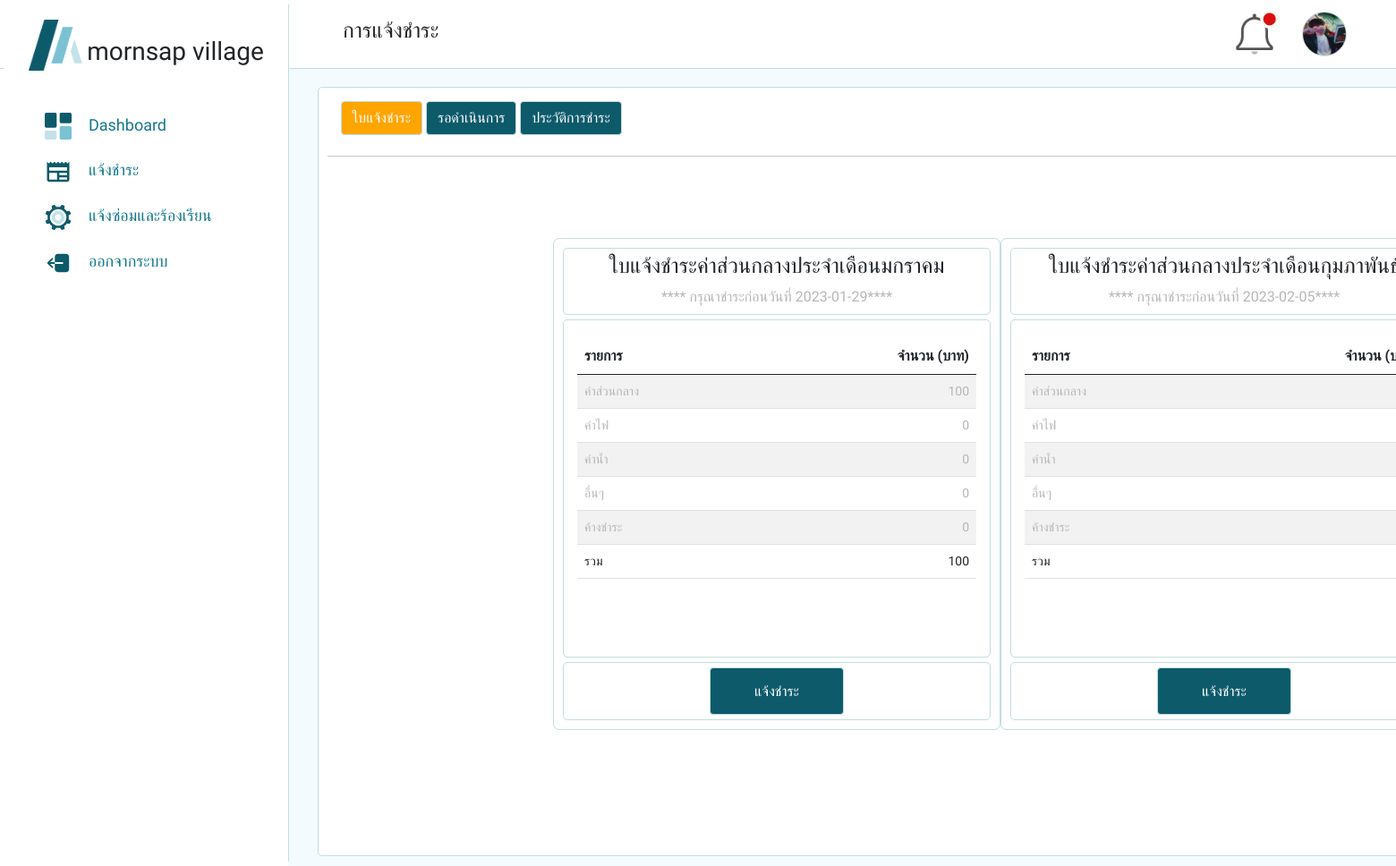
Page /views/v_payment.php?title=payment (signed in) on the committed database.
### tables this page shows
CREATE TABLE `villagers` (
  `villager_id` int(11) NOT NULL,
  `villager_fname` varchar(50) NOT NULL,
  `villager_lname` varchar(30) NOT NULL,
  `villager_housenum` varchar(10) NOT NULL,
  `villager_tel` varchar(12) NOT NULL,
  `add_date` timestamp NOT NULL DEFAULT current_timestamp() ON UPDATE current_timestamp(),
  `role_id` int(2) NOT NULL,
  `username` varchar(50) NOT NULL,
  `password` varchar(50) NOT NULL,
  `img_profile` varchar(255) NOT NULL
);

CREATE TABLE `invoice` (
  `invoice_id` int(11) NOT NULL,
  `villager_id` int(5) NOT NULL,
  `month` int(5) NOT NULL,
  `invoice_cmf` int(5) NOT NULL,
  `elect_bill` int(5) NOT NULL,
  `water_bill` int(5) NOT NULL,
  `another_bill` int(5) NOT NULL,
  `invoice_overdue` int(5) NOT NULL,
  `total_amount` int(5) NOT NULL,
  `date_start` date NOT NULL,
  `date_end` date NOT NULL,
  `status_pay` int(2) NOT NULL DEFAULT 1,
  `img_slip` varchar(250) NOT NULL,
  `pay_amount` int(5) NOT NULL,
  `date_pay` datetime NOT NULL
);

### components/template_vlg.php (called while the page is built)
<?php
require_once '../components/sidebar_vlg.php';
require_once '../components/navbar_v2.php';
?>

### config/connect.php (called while the page is built, shortened)
<?php
$host ="localhost";
$username="root";
$password = "";
$db = "amornsap_village";
$dsn = "mysql:host=$host;dbname=$db;charset=utf8";
try {
    $pdo = new PDO($dsn,$username,$password);
}catch(PDOException $e){
    echo $e->getMessage();
}
require_once"controller.php";
$controller = new Controller($pdo);
?>

### components/check_villager.php (called while the page is built)
<?php
require_once "../config/connect.php";
if(!isset($_SESSION["villagers_id"])){
    header("Location:..\login.php");
}else{
    $id=$_SESSION["villagers_id"];
    $vlg=$controller->getVillagerProfile($id);
}
?>

### views/v_payment.php (the view, shortened to what this page needs)
<?php
    require_once"../components/check_villager.php";
    require_once"../config/connect.php";
    $invoiceVlg = $controller->getInvoice($id);
?>
<!DOCTYPE html>
<html lang="en">
<head>
    <link href="https://cdn.jsdelivr.net/npm/bootstrap@5.0.2/dist/css/bootstrap.min.css" rel="stylesheet">
    <link rel="stylesheet" href="https://cdn.jsdelivr.net/npm/bootstrap-icons@1.10.3/font/bootstrap-icons.css">
    <link rel="stylesheet" href="https://cdn.datatables.net/1.10.13/css/jquery.dataTables.min.css">
    <link rel="stylesheet" href="../css/vlg_payment.css?<?php echo time(); ?>">
</head>
<body>
    <?php
        require_once '../components/template_vlg.php';
    ?>
    <div class="main-container">
        <div class="vlg_payment">
            <div class="pay_header">
                <div class="pay_btn">
                    <div class="pay_left">
                        <button class="btn tablink" onclick="openPayment_v('re_pay', this, 'orange')" id="defaultOpen">ใบแจ้งชำระ</button>
                        <button class="btn tablink" onclick="openPayment_v('table-waiting', this, 'orange')">รอดำเนินการ</button>
                        <button class="btn tablink" onclick="openPayment_v('table-history', this, 'orange')">ประวัติการชำระ</button>
                    </div>
                </div>
            </div>
            <div id="re_pay" class="tabContent">
                <hr>
                <div class="pay_content">
                    <?php foreach($invoiceVlg as $key){  ?>
                    <div class="pay_box">
                        <div class="p_box pay_box1">
                            <h4 class="text-center">ใบแจ้งชำระค่าส่วนกลางประจำเดือน<?php echo $controller->checkMonth($key['month']);?></h4>
                            <p class="text-center">**** กรุณาชำระก่อนวันที่ <?php echo $key['date_end']  ?>****</p>
                        </div>
                        <div class="p_box pay_box2">
                            <div class="pay_table">
                                <table class="table table-striped">
                                    <thead>
                                        <tr>
                                        <th scope="col">รายการ</th>
                                        <th scope="col" class="text-end">จำนวน (บาท)</th>
                                        </tr>
                                    </thead>
                                    <tbody>
                                        <tr>
                                            <td class="prg">ค่าส่วนกลาง</td>
                                            <td class="text-end prg"><?php echo $key['invoice_cmf'] ?></td>
                                        </tr>
                                        <tr>
                                            <td class="prg">ค่าไฟ</td>
                                            <td class="text-end prg"><?php echo $key['elect_bill'] ?></td>
                                        </tr>
                                        <tr>
                                            <td class="prg">ค่าน้ำ</td>
                                            <td class="text-end prg"><?php echo $key['water_bill'] ?></td>
                                        </tr>
                                        <tr>
                                            <td class="prg">อื่นๆ</td>
                                            <td class="text-end prg"><?php echo $key['another_bill'] ?></td>
                                        </tr>
                                        <tr>
                                            <td class="prg">ค้างชำระ</td>
                                            <td class="text-end prg"><?php echo $key['invoice_overdue'] ?></td>
                                        </tr>
                                        <tr>
                                            <td scope="col">รวม</td>
                                            <td scope="col" class="text-end "><?php echo $key['total_amount'] ?></td>
                                        </tr>
                                    </tbody>
                                </table>
                            </div>
                        </div>
                        <div class="p_box pay_box3">
                            <button class="btn btn-sendTP btn-success" data-bs-toggle="modal" data-bs-target="#vlg_pay_step1_modal">แจ้งชำระ</button>
                        </div>
                    </div>
                    <?php } ?>
                </div>
            </div>
        </div>
    </div>
</body>
</html>

### components/sidebar_vlg.php (shortened to what this page needs)
<!DOCTYPE html>
<html lang="en">
<head>
    <link href="https://cdn.jsdelivr.net/npm/bootstrap@5.0.2/dist/css/bootstrap.min.css" rel="stylesheet">
    <link rel="stylesheet" href="../css/vlg_sidebar.css?<?php echo time(); ?>">
</head>
<body>
    <div class="vlg_sidebar">
        <div class="vlg_container d-flex">
            <div class="main-header">
                <img id="vlg-lg_home" src="../assets/LogoHome.png" alt="">
            </div>
            <h3 class="my-1">mornsap village</h3>
        </div>
        <div class="vlg_list-group">
            <div class="item-group">
                <img src="../assets/vlg_dashboard.svg" width="30">
                <a href="../views/v_dashboard.php?title=<?php echo "Dashboard" ?>">Dashboard</a>
            </div>
            <div class="item-group">
                <img src="../assets/vlg_pay.svg" width="30">
                <a href="../views/v_payment.php?title=<?php echo "แจ้งชำระ" ?>">แจ้งชำระ</a>
            </div>
            <div class="item-group">
                <img src="../assets/vlg_noti.svg" width="30">
                <a href="../views/v_repair.php?title=<?php echo "แจ้งซ่อมและร้องเรียน" ?>">แจ้งซ่อมและร้องเรียน</a>
            </div>
            <div class="item-group">
                <img src="../assets/vlg_logout.svg" width="30">
                <a href="../components/logout.php">ออกจากระบบ</a>
            </div>
        </div>
    </div>
</body>
</html>

### components/navbar_v2.php (shortened to what this page needs)
<?php
require_once"../components/check_villager.php";
require_once"../config/connect.php";
$vlgNotiInvoice = $controller->getInvoice($id);
$title=$_GET["title"];
if($_GET["title"]=="villagers"){
    $title = "ข้อมูลลูกบ้าน";
} else if ($_GET["title"]=="dashboard"){
    $title = "Dashboard";
} else if ($_GET["title"]=="payment"){
    $title = "การแจ้งชำระ";
} else if ($_GET["title"]=="IOcome"){
    $title = "รายรับ-รายจ่าย";
} else if ($_GET["title"]=="news"){
    $title = "ประกาศข่าวสาร";
} else if ($_GET["title"]=="notify"){
    $title = "แจ้งซ่อมและร้องเรียน";
}else if ($_GET["title"]=="editProfile"){
    $title = "ข้อมูลส่วนตัว";
}
?>
<!DOCTYPE html>
<html lang="en">
<head>
    <link href="https://cdn.jsdelivr.net/npm/bootstrap@5.0.2/dist/css/bootstrap.min.css" rel="stylesheet">
    <link rel="stylesheet" href="https://cdn.jsdelivr.net/npm/bootstrap-icons@1.10.3/font/bootstrap-icons.css">
    <link rel="stylesheet" href="../css/vlg_navbar.css?<?php echo time(); ?>">
</head>
<body>
    <nav class="navbar navbar-light ">
        <div class="vlg_content">
            <div class="content_left">
                <h4><?php echo $title ?></h4>
            </div>
            <div class="content_right d-flex">
                <div class="box_lg">
                    <div class="dropdown dd1" >
                        <img id="dropdownMenu2" class="vlg_lg_bell" data-bs-toggle="dropdown" aria-expanded="false" src="../assets/bell.png" alt="" >
                            <?php foreach($vlgNotiInvoice as $notiInvoice){?>
                            <?php echo $controller->checkMonth($notiInvoice['month']) ?>
                            <?php } ?>
                    </div>
                </div>
                <div class="box_lg">
                    <div class="dropdown">
                        <img id="dropdownMenu2" class="vlg_lg_profile " data-bs-toggle="dropdown" aria-expanded="false"  src="../upload/<?php echo $vlg['img_profile'] ?>">
                    </div>
                </div>
            </div>
        </div>
    </nav>
</body>
</html>

### config/controller.php (shortened to what this page needs)
<?php
class Controller {
    private $db;
    function __construct($con){
        $this->db = $con;
    }
    function getVillagerProfile($id){
        try {
            $sql = "SELECT * FROM villagers vlg INNER JOIN role_users r ON vlg.role_id = r.role_id
            WHERE villager_id = :id";
            $stmt=$this->db->prepare($sql);
            $stmt->bindParam(":id",$id);
            $stmt->execute();
            $result=$stmt->fetch(PDO::FETCH_ASSOC);
            return $result;
        }catch(PDOException $e){
            echo $e->getMessage();
            return false;
        }
    }
    function getInvoice($id){
        try {
            $sql = "SELECT * FROM invoice WHERE villager_id =:id AND status_pay = '1'";
            $stmt= $this->db->prepare($sql);
            $stmt->bindParam(':id',$id);
            $stmt->execute();
            $result=$stmt->fetchAll(PDO::FETCH_ASSOC);
            return $result;
        }catch(PDOException $e){
            echo $e->getMessage();
            return false;
        }
    }
    function checkMonth($month){
        if($month == '1'){
            echo "มกราคม";
        }else if($month == '2'){
            echo "กุมภาพันธ์";
        }else if($month == '3'){
            echo "มีนาคม";
        }else if($month == '4'){
            echo "เมษายน";
        }else if($month == '5'){
            echo "พฤษภาคม";
        }else if($month == '6'){
            echo "มิถุนายน";
        }else if($month == '7'){
            echo "กรกฎาคม";
        }else if($month == '8'){
            echo "สิงหาคม";
        }else if($month == '9'){
            echo "กันยายน";
        }else if($month == '10'){
            echo "ตุลาคม";
        }else if($month == '11'){
            echo "พฤศจิกายน";
        }else if($month == '12'){
            echo "ธันวาคม";
        }
    }
}
?>

### css/vlg_payment.css (style rules this page uses)
* { font-family: 'Prompt'; font-style: normal; }
.main-container { display: flex; position: absolute; min-width: 991.98px; width:1595px; height: 892px; margin-top: 0px ; margin-left: 322px; background: #F4FBFE; justify-content: center; align-items: center; overflow: auto; z-index: -1; }
.vlg_payment { position: relative; margin-top: 10px; width: 1530px; height: 860px; border-radius: 5px; border: 1px solid #C2DEDE; padding: 10px; background: #FFFFFF; display: grid; grid-template-rows: 50px 2fr; }
.pay_header { margin: 5px; }
.pay_btn { display: flex; justify-content: space-between; padding: 0 25px 0 10px; }
.pay_left .btn { border: 1px solid #C2DEDE; background-color: #0D5A6B; color: #FFFFFF; }
.pay_content { display: flex; justify-content: center; align-items: center; width: 1505px; height: 700px; border-radius: 7px; }
.pay_box { width: 500px; height: 550px; border: 1px solid #C2DEDE; padding: 10px; display: grid; grid-template-rows: 75px 1fr 65px ; gap: 5px 0; border-radius: 7px; }
.p_box { border: 1px solid #C2DEDE; padding: 5px 0; border-radius: 5px; }
.p_box p { color: #B8B6B6; }
.pay_table { margin: 10px; padding: 5px; }
.prg { color: #B8B6B6; }
.pay_box3 { display: grid; justify-content: center; }
.pay_box3 .btn { border: 1px solid #C2DEDE; width: 150px; }
.table tbody { font-size: 14px; }
.btn.btn-sendTP { background:#0D5A6B; color:#ffffff; }

### css/vlg_sidebar.css (style rules this page uses)
* { font-family: 'Prompt'; font-style: normal; }
.vlg_sidebar { width: 318px; height: 958px; background: #FFFFFF; float: left; border-right: 1px solid #C2DEDE; box-sizing: border-box; margin: 5px; }
.vlg_container { align-items: flex-end; justify-content: center; padding: 7px 0; gap: 5px; }
h3 { padding-top: 25px; }
#vlg-lg_home { width: 60px; }
.vlg_list-group { margin: 30px 0; gap: 5px; }
.vlg_list-group a { font-weight: 400; font-size: 18px; color: #14768C; padding-left: 15px; text-decoration: none; }
.item-group { padding: 10px 45px; gap: 5px; }

### css/vlg_navbar.css (style rules this page uses)
* { font-family: 'Prompt'; font-style: normal; }
body { border-bottom: 1px solid #C2DEDE; }
.vlg_content { display: flex; width: 1960px; margin: 5px; padding: 0px 50px 0px 50px; gap: 5px; justify-content:space-between; align-items: center; }
.content_right { gap: 28px; }
.vlg_lg_bell { width: 50px; cursor: pointer; }
.dropdown { width: 50px; height: 50px; }
.dropdown .vlg_lg_profile { width: 100%; height: 100%; border-radius: 50%; cursor: pointer; border: 1px solid #C2DEDE; }

### rows in the picture
villagers: img_profile (picture)
invoice: month "มกราคม", date_end "2023-01-29", invoice_cmf "100", elect_bill "0", water_bill "0", another_bill "0", invoice_overdue "0", total_amount "100"
invoice: month "กุมภาพันธ์", date_end "2023-02-05"

### other values in the picture
$title "การแจ้งชำระ"
